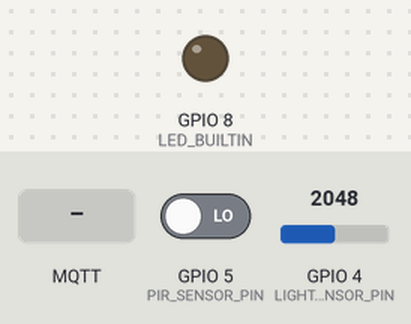
The sketch below on a simulated ESP32-C6. On the bench: output pins drawn as LEDs (lit = HIGH). Inputs (shaded band) come from the test bench; at power-on: GPIO 5 (PIR_SENSOR_PIN) LOW, GPIO 4 (LIGHT_SENSOR_PIN) = 2048. WiFi joins after 1.5 s; servers stay silent unless stated; no MQTT or app messages arrive unless stated; what the sketch prints to the serial monitor is not drawn.

Above: at 3.7 s.
3.8 s: GPIO 5 (PIR_SENSOR_PIN) driven HIGH
7.0 s: GPIO 4 (LIGHT_SENSOR_PIN) set to 2540
8.7 s: GPIO 4 (LIGHT_SENSOR_PIN) set to 2629
At 10.0 s:
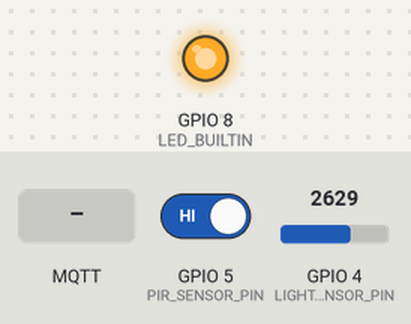
12.0 s: MQTT message "board1/led/control" arrives on the first subscribed topic
13.5 s: MQTT message "1" arrives on the first subscribed topic
15.0 s: MQTT message "ON" arrives on the first subscribed topic
Timing chart, 0 to 17.5 s (numbered marks = the images above; inputs shaded):
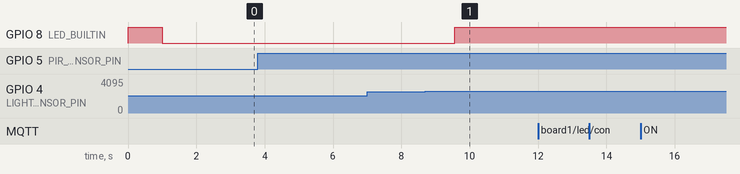

Measured:
- the behaviour switches between 2595 and 2596 on GPIO 4 (LIGHT_SENSOR_PIN) (found by bisection; images 0 and 1)
- after the input at 3.8 s, every drawn part: stays the same
- after the input at 7.0 s, every drawn part: stays the same
- after the input at 8.7 s, GPIO 8 (LED_BUILTIN): LOW → HIGH after 0.86 s
- after the input at 12.0 s, every drawn part: stays the same
- after the input at 13.5 s, every drawn part: stays the same
- after the input at 15.0 s, every drawn part: stays the same

The sketch:

ESP1.ino
```cpp
#include <WiFi.h>
#include <PubSubClient.h>

// 网络配置
#include "secrets.h"  // WIFI_SSID / WIFI_PASS / MQTT_HOST / MQTT_USER / MQTT_PASS
const char* ssid = WIFI_SSID;
const char* password = WIFI_PASS;
const char* mqttServer = MQTT_HOST;
const int mqttPort = 1883;
const char* mqttUser = MQTT_USER;
const char* mqttPassword = MQTT_PASS;
const char* clientId = "board1_esp32-c6-final";

// 引脚定义
#define LED_BUILTIN 8
#define LIGHT_SENSOR_PIN 4
#define PIR_SENSOR_PIN 5

// 光强阈值
int lightThreshold = 1500;

// 全局变量
WiFiClient espClient;
PubSubClient client(espClient);
unsigned long previousMillis = 0;
const long interval = 1000;  // 传感器读取间隔(ms)
bool isManualMode = false;
bool pirState = false;
bool lastPirState = false;
bool lastLedState = false;

void setup() {
  Serial.begin(115200);

  pinMode(LED_BUILTIN, OUTPUT);
  pinMode(LIGHT_SENSOR_PIN, INPUT);
  pinMode(PIR_SENSOR_PIN, INPUT);
  digitalWrite(LED_BUILTIN, LOW);

  Serial.println("Running hardware test...");
  digitalWrite(LED_BUILTIN, HIGH);
  delay(1000);
  digitalWrite(LED_BUILTIN, LOW);

  WiFi.begin(ssid, password);
  while (WiFi.status() != WL_CONNECTED) {
    delay(500);
    Serial.print(".");
  }
  Serial.println("\nWiFi Connected");

  client.setServer(mqttServer, mqttPort);
  client.setCallback(callback);
  client.setBufferSize(256);

  // 初始连接MQTT
  reconnect();
}

void loop() {
  if (!client.connected()) {
    reconnect();
  }
  client.loop();

  unsigned long currentMillis = millis();
  if (currentMillis - previousMillis >= interval) {
    previousMillis = currentMillis;

    // 读取传感器数据
    int lightValue = 4095 - analogRead(LIGHT_SENSOR_PIN);
    pirState = digitalRead(PIR_SENSOR_PIN);
    bool currentLedState = digitalRead(LED_BUILTIN);

    // 发布传感器数据
    char lightMsg[10];
    sprintf(lightMsg, "%d", lightValue);
    client.publish("board1/sensor/light", lightMsg);

    if (pirState != lastPirState) {
      client.publish("board1/sensor/pir", pirState ? "1" : "0");
      lastPirState = pirState;
    }

    // 发布LED状态
    if (currentLedState != lastLedState) {
      client.publish("board1/led/status", currentLedState ? "ON" : "OFF");
      lastLedState = currentLedState;
    }

    // 自动控制逻辑
    if (!isManualMode) {
      bool shouldLightOn = (lightValue < lightThreshold && pirState);
      if (shouldLightOn != currentLedState) {
        digitalWrite(LED_BUILTIN, shouldLightOn ? HIGH : LOW);
        Serial.printf("自动控制: LED %s\n", shouldLightOn ? "开启" : "关闭");
      }
    }

    // 打印调试信息
    Serial.printf("光照: %d, 人体: %s, LED: %s, 模式: %s\n",
                 lightValue,
                 pirState ? "有人" : "无人",
                 currentLedState ? "ON" : "OFF",
                 isManualMode ? "手动" : "自动");
  }
}

void callback(char* topic, byte* payload, unsigned int length) {
  // 确保payload以null结尾
  char message[length + 1];
  memcpy(message, payload, length);
  message[length] = '\0';

  Serial.printf("收到消息 [%s]: %s\n", topic, message);

  if (String(topic) == "board1/led/control") {
    String msg = String(message);
    msg.trim();

    if (msg == "1" || msg.equalsIgnoreCase("ON")) {
      isManualMode = true;
      digitalWrite(LED_BUILTIN, HIGH);
      client.publish("board1/led/status", "ON");
      Serial.println("LED手动开启");
    } else if (msg == "0" || msg.equalsIgnoreCase("OFF")) {
      isManualMode = true;
      digitalWrite(LED_BUILTIN, LOW);
      client.publish("board1/led/status", "OFF");
      Serial.println("LED手动关闭");
    } else if (msg.equalsIgnoreCase("AUTO")) {
      isManualMode = false;
      client.publish("board1/led/mode", "AUTO");
      Serial.println("恢复自动控制模式");
    }
  }

  if (String(topic) == "board1/config/light_threshold") {
    int newThreshold = String(message).toInt();
    if (newThreshold > 0 && newThreshold < 4095) {
      lightThreshold = newThreshold;
      Serial.printf("光强阈值已更新为: %d\n", lightThreshold);
      char thresholdMsg[10];
      sprintf(thresholdMsg, "%d", lightThreshold);
      client.publish("board1/config/current_threshold", thresholdMsg);
    }
  }
}

void reconnect() {
  while (!client.connected()) {
    Serial.print("尝试MQTT连接...");
    if (client.connect(clientId, mqttUser, mqttPassword)) {
      Serial.println("MQTT Connected");

      // 订阅主题
      client.subscribe("board1/led/control");
      client.subscribe("board1/config/light_threshold");

      // 发布初始状态
      client.publish("board1/device/status", "online");
      client.publish("board1/led/mode", isManualMode ? "MANUAL" : "AUTO");

    } else {
      Serial.printf("失败, rc=%d 重试中...\n", client.state());
      delay(5000);
    }
  }
}
```

secrets.example.h
```cpp
#pragma once
// 复制本文件为 secrets.h 并填入自己的配置；secrets.h 已被 .gitignore 忽略。
#define WIFI_SSID   "your-wifi-ssid"
#define WIFI_PASS   "your-wifi-password"
#define MQTT_HOST   "your-broker-host"
#define MQTT_USER   "your-mqtt-user"
#define MQTT_PASS   "your-mqtt-password"
```
